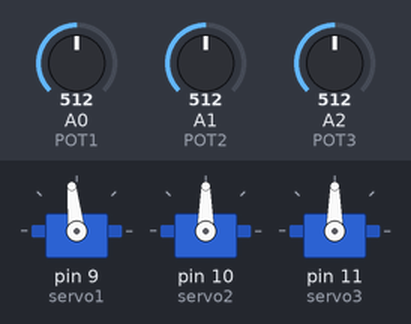
Recording of a sketch running on a simulated Arduino Uno, built with avr-gcc and run on an emulated ATmega328P. Parts: 3 × servo. Inputs (shaded band) come from the test bench; at power-on: A0 (POT1) = 512, A1 (POT2) = 512, A2 (POT3) = 512.

Above: at 1.2 s.
1.3 s: A0 (POT1) set to 716
At 1.6 s:
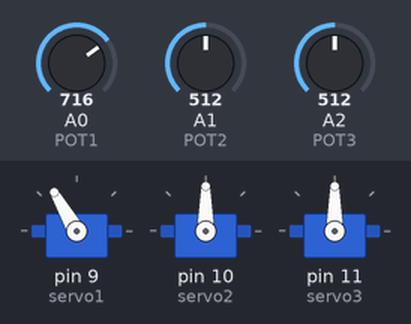
2.8 s: A1 (POT2) set to 716
At 3.8 s:
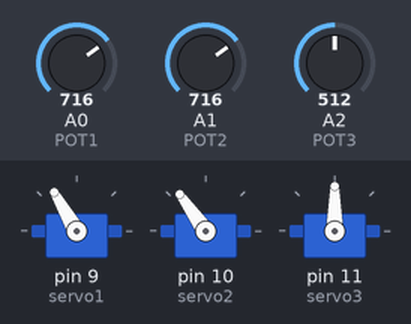
4.3 s: A2 (POT3) set to 716
At 4.9 s:
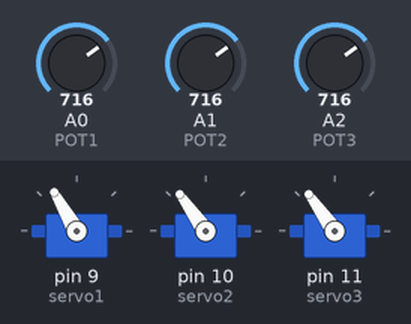
5.8 s: A0 (POT1) set to 900
At 6.5 s:
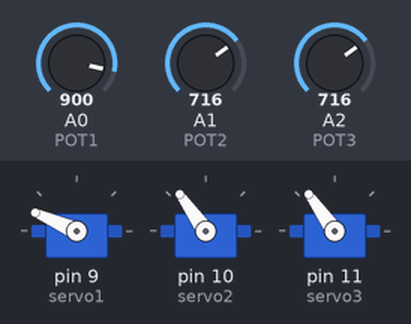
7.3 s: A1 (POT2) set to 900
At 8.5 s:
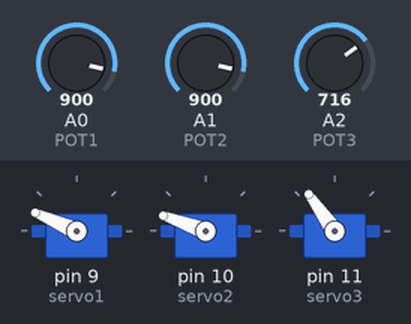
8.8 s: A2 (POT3) set to 900
At 9.8 s:
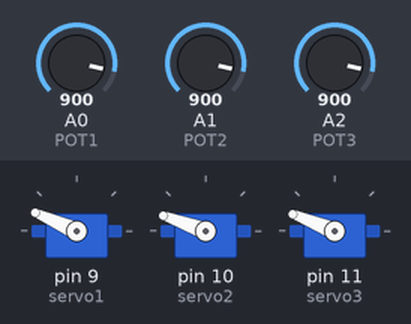
Timing chart, 0 to 11.3 s (numbered marks = the images above; inputs shaded):
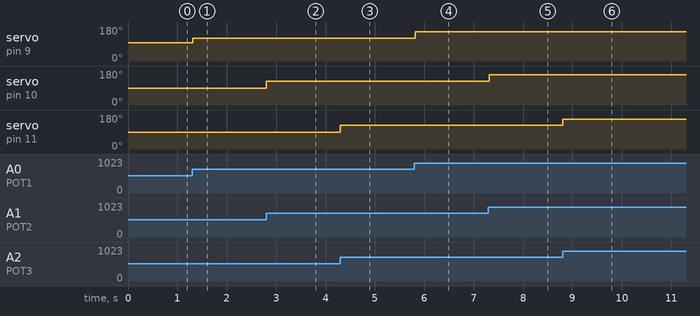

The sketch:

3servos.ino
```cpp
#include <Servo.h>

#define POT1 A0  // Potenciómetro para Servo 1
#define POT2 A1  // Potenciómetro para Servo 2
#define POT3 A2  // Potenciómetro para Servo 3

Servo servo1;
Servo servo2;
Servo servo3;

// Función para redondear al múltiplo más cercano
float redondear(float valor, float paso) {
  return round(valor / paso) * paso;
}

void setup() {
  servo1.attach(9);
  servo2.attach(10);
  servo3.attach(11);
}

void loop() {
  // Leer potenciómetros
  int val1 = analogRead(POT1);
  int val2 = analogRead(POT2);
  int val3 = analogRead(POT3);

  // Mapear a ángulo 0-180
  float ang1 = map(val1, 0, 1023, 0, 180);
  float ang2 = map(val2, 0, 1023, 0, 180);
  float ang3 = map(val3, 0, 1023, 0, 180);

  // Aplicar precisión requerida
  ang1 = redondear(ang1, 12.0);
  ang2 = redondear(ang2, 5.0);
  ang3 = redondear(ang3, 0.5);

  // Limitar valores entre 0 y 180
  ang1 = constrain(ang1, 0, 180);
  ang2 = constrain(ang2, 0, 180);
  ang3 = constrain(ang3, 0, 180);

  // Enviar ángulos a los servos
  servo1.write((int)ang1);
  servo2.write((int)ang2);
  servo3.write((int)ang3);

  delay(15);
}
```

Measured:
- after the input at 1.3 s, servo on pin 9 (servo1): 96° → 120° at once
- after the input at 2.8 s, servo on pin 10 (servo2): 90° → 125° at once
- after the input at 4.3 s, servo on pin 11 (servo3): 90° → 125° at once
- after the input at 5.8 s, servo on pin 9 (servo1): 120° → 156° at once
- after the input at 7.3 s, servo on pin 10 (servo2): 125° → 160° at once
- after the input at 8.8 s, servo on pin 11 (servo3): 125° → 158° at once
